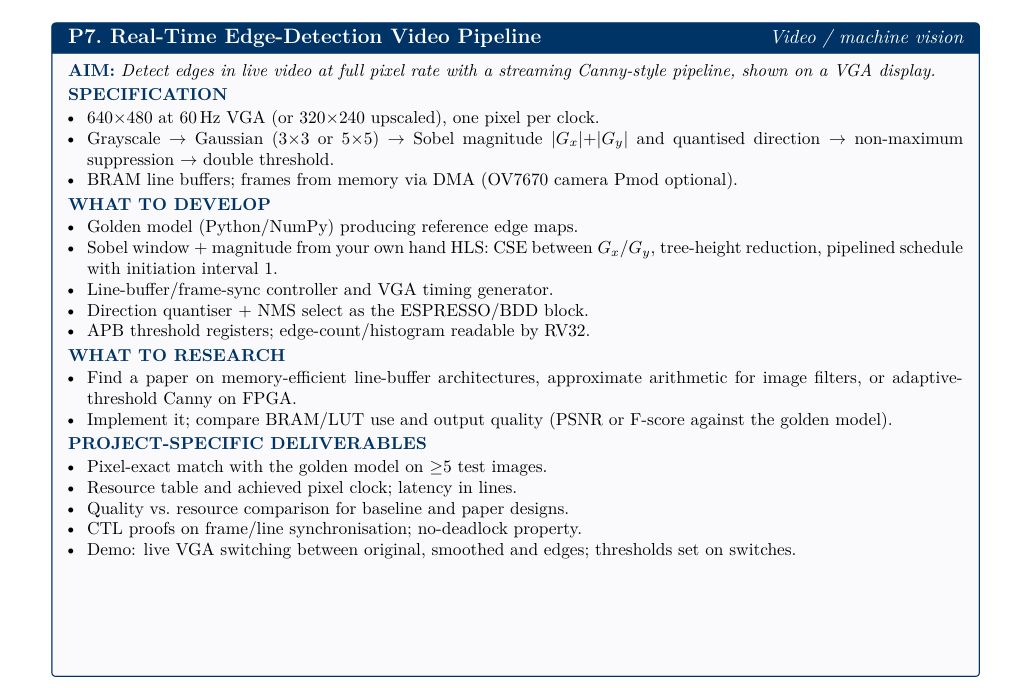
#> input picture problem statement.png, 1015 x 688 px
$ python run_image.py '../problem statement.png'
#> lines starting #> are read from the running program, lines starting #| are printed output that depends on the picture; after the words box and inside, x2 and y2 are one past the last pixel; in counts of white or black regions, pixels touching at a corner belong together
#> in run_image, raw_bgr is the input picture: shape (688, 1015, 3); mean B, G, R 236.7, 232.7, 230.2
### model/golden.py
#!/usr/bin/env python3
"""Appendix-A fixed-point reference model for the P7 edge pipeline.

This file is the arithmetic contract for RTL.  It intentionally uses a
zero-padded *and forced-invalid* border: each spatial stage shrinks the valid
region, rather than applying a replicated-image convolution.
"""
from __future__ import annotations

import argparse
import hashlib
import json
import zlib
from dataclasses import asdict, dataclass
from pathlib import Path
from typing import Iterable

import numpy as np


GAUSS3 = np.array(((1, 2, 1), (2, 4, 2), (1, 2, 1)), dtype=np.int32)
GAUSS5_1D = np.array((1, 4, 6, 4, 1), dtype=np.int32)
GAUSS5 = np.outer(GAUSS5_1D, GAUSS5_1D).astype(np.int32)
KX = np.array(((-1, 0, 1), (-2, 0, 2), (-1, 0, 1)), dtype=np.int32)
KY = np.array(((-1, -2, -1), (0, 0, 0), (1, 2, 1)), dtype=np.int32)


@dataclass(frozen=True)
class Config:
    """Every fixed-point control that has an RTL counterpart."""

    gauss_n: int = 3
    dir_num: int = 13
    dir_den: int = 32
    thr_lo: int = 80
    thr_hi: int = 200
    hyst_k: int = 0
    mag_bits: int = 11
    input_trunc_bits: int = 0

    def check(self) -> None:
        if self.gauss_n not in (3, 5):
            raise ValueError("gauss_n must be 3 or 5")
        if self.dir_num <= 0 or self.dir_den <= 0:
            raise ValueError("direction constant must be positive")
        if not (0 <= self.thr_lo <= self.thr_hi < (1 << self.mag_bits)):
            raise ValueError("thresholds must satisfy 0 <= lo <= hi < 2**mag_bits")
        if self.hyst_k < 0:
            raise ValueError("hyst_k must be non-negative")
        if not (0 <= self.input_trunc_bits <= 7):
            raise ValueError("input_trunc_bits must be in 0..7")

    @property
    def gaussian_radius(self) -> int:
        return self.gauss_n // 2

    @property
    def final_margin(self) -> int:
        """Gaussian radius plus one Sobel and one NMS radius."""
        return self.gaussian_radius + 2


def _u8_gray(image: np.ndarray) -> np.ndarray:
    a = np.asarray(image)
    if a.ndim == 2:
        return np.clip(a, 0, 255).astype(np.uint8, copy=False)
    if a.ndim != 3 or a.shape[-1] < 3:
        raise ValueError("image must be HxW gray or HxWx3 RGB")
    # Plan section 2: no rounding term in the optional RGB converter.
    r, g, b = (a[..., i].astype(np.int32) for i in range(3))
#> r: shape (688, 1015) int32; 256 distinct labels, from 0 to 255
#> g: shape (688, 1015) int32; 256 distinct labels, from 0 to 255
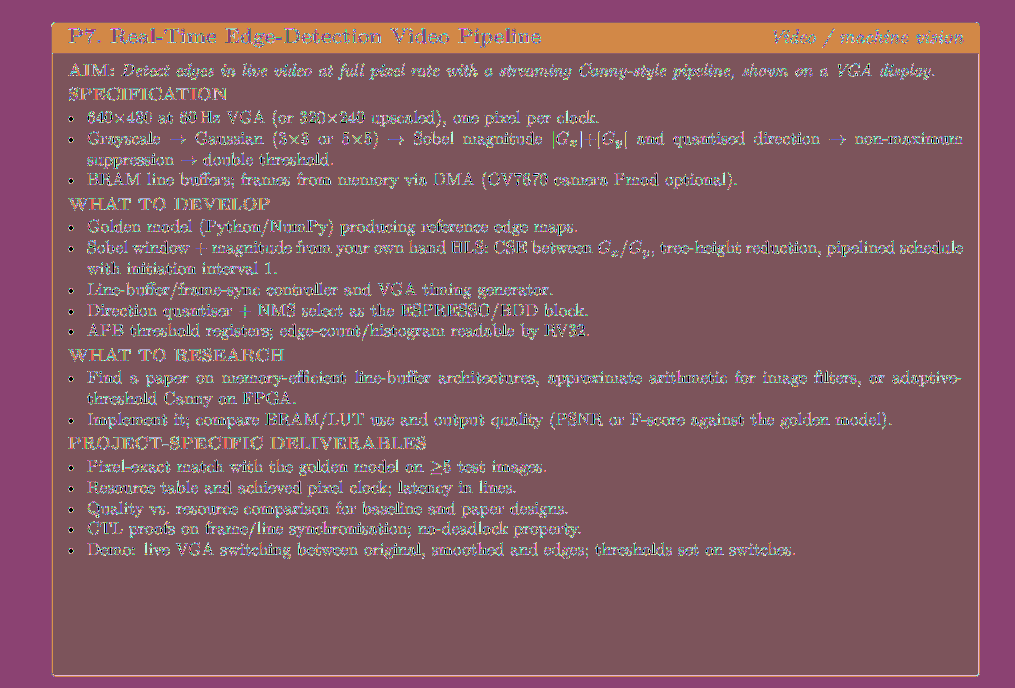
#> b: shape (688, 1015) int32; 256 distinct labels, from 0 to 255; one colour per label, 0 black
    return ((77 * r + 150 * g + 29 * b) >> 8).astype(np.uint8)


def _interior_slices(height: int, width: int, margin: int) -> tuple[slice, slice]:
    if height <= 2 * margin or width <= 2 * margin:
        return slice(0, 0), slice(0, 0)
    return slice(margin, height - margin), slice(margin, width - margin)


def _window_slice(a: np.ndarray, margin: int, dy: int, dx: int) -> np.ndarray:
    h, w = a.shape
    return a[margin + dy:h - margin + dy, margin + dx:w - margin + dx]


def gaussian_frame(gray: np.ndarray, cfg: Config) -> np.ndarray:
    """Appendix-A Gaussian with forced-zero invalid border."""
    cfg.check()
    src = _u8_gray(gray).astype(np.int32)
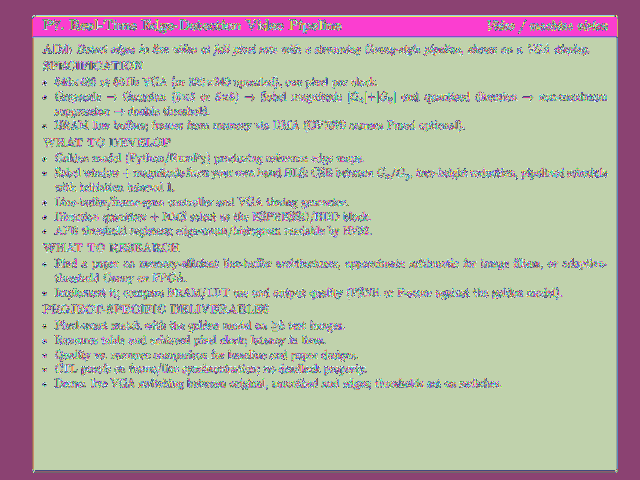
#> src: shape (480, 640) int32; 242 distinct labels, from 0 to 255; one colour per label, 0 black
    if cfg.input_trunc_bits:
        src = (src >> cfg.input_trunc_bits) << cfg.input_trunc_bits
    h, w = src.shape
#> h = 480; w = 640
    radius = cfg.gaussian_radius
    out = np.zeros((h, w), dtype=np.uint8)
    ys, xs = _interior_slices(h, w, radius)
    if ys.stop == 0:
        return out
    kernel = GAUSS3 if cfg.gauss_n == 3 else GAUSS5
    acc = np.zeros((h - 2 * radius, w - 2 * radius), dtype=np.int32)
    for kr in range(cfg.gauss_n):
        for kc in range(cfg.gauss_n):
            weight = int(kernel[kr, kc])
            if weight:
                dy, dx = kr - radius, kc - radius
                acc += weight * _window_slice(src, radius, dy, dx)
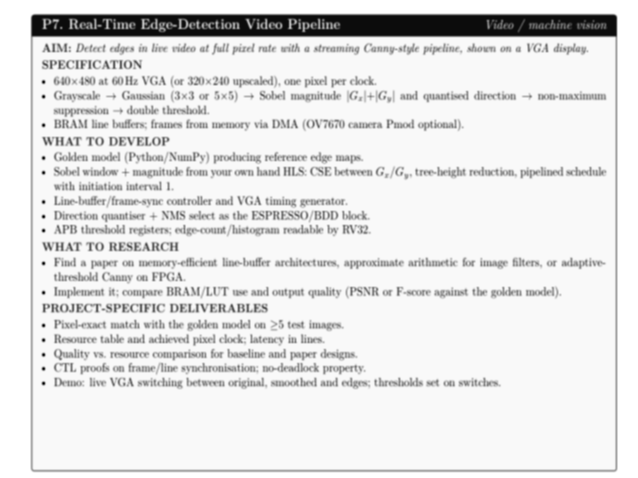
#> acc: shape (478, 638) int32; min 484, max 4080, mean 3712; drawn with min black and max white
    rounding = 8 if cfg.gauss_n == 3 else 128
#> rounding = 8
    shift = 4 if cfg.gauss_n == 3 else 8
    out[ys, xs] = np.clip((acc + rounding) >> shift, 0, 255).astype(np.uint8)
    return out


def quantise_direction(gx: np.ndarray, gy: np.ndarray, cfg: Config) -> np.ndarray:
    """Appendix-A direction encoding: 00, 01, 10, 11."""
    ax = np.abs(gx.astype(np.int32))
    ay = np.abs(gy.astype(np.int32))
    horizontal = cfg.dir_den * ay <= cfg.dir_num * ax
    vertical = cfg.dir_den * ax <= cfg.dir_num * ay
    same_sign = (gx < 0) == (gy < 0)
    return np.where(horizontal, 0, np.where(vertical, 2, np.where(same_sign, 1, 3))).astype(np.uint8)


def sobel_frame(smooth: np.ndarray, input_margin: int, cfg: Config) -> tuple[np.ndarray, np.ndarray, np.ndarray]:
    """Sobel L1 magnitude and direction, valid one pixel inside Gaussian."""
#> called with input_margin = 1
    a = _u8_gray(smooth).astype(np.int32)
    h, w = a.shape
#> h = 480; w = 640
    margin = input_margin + 1
    gx = np.zeros((h, w), dtype=np.int16)
    gy = np.zeros((h, w), dtype=np.int16)
    direction = np.zeros((h, w), dtype=np.uint8)
    ys, xs = _interior_slices(h, w, margin)
    if ys.stop == 0:
        return gx, gy, direction
    local_gx = np.zeros((h - 2 * margin, w - 2 * margin), dtype=np.int32)
    local_gy = np.zeros_like(local_gx)
    for kr in range(3):
        for kc in range(3):
            local_gx += int(KX[kr, kc]) * _window_slice(a, margin, kr - 1, kc - 1)
            local_gy += int(KY[kr, kc]) * _window_slice(a, margin, kr - 1, kc - 1)
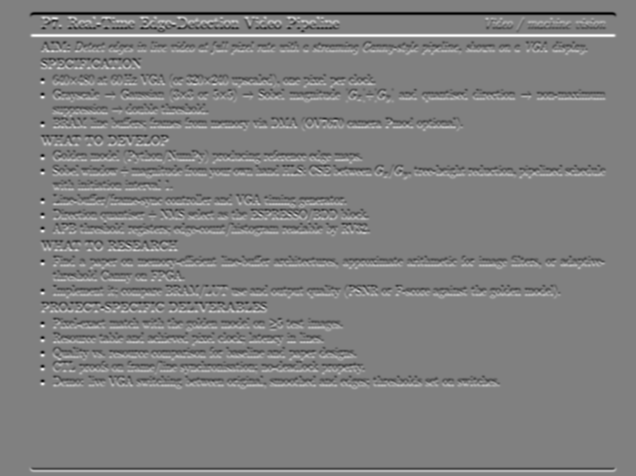
#> local_gy: shape (476, 636) int32; min -640, max 628, mean 0; drawn with min black and max white
    gx[ys, xs] = local_gx.astype(np.int16)
    gy[ys, xs] = local_gy.astype(np.int16)
    direction[ys, xs] = quantise_direction(local_gx, local_gy, cfg)
#> in quantise_direction, `horizontal = cfg.dir_den * ay <= cfg.dir_num * ax`:
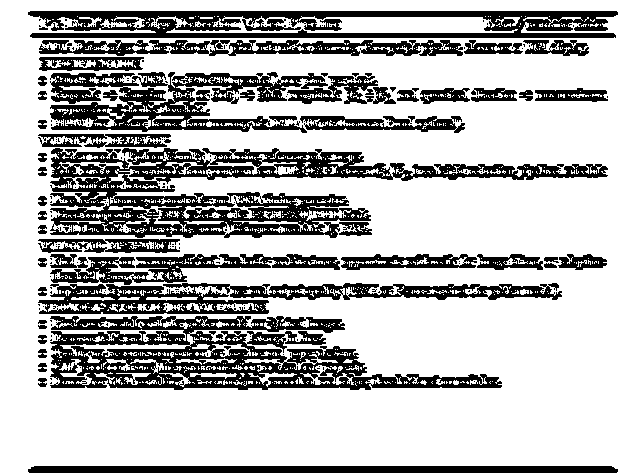
#> horizontal: shape (476, 636) bool; 72% white; 256 black regions (206 under 20 px), largest, box (x1, y1, x2, y2) and area: (50, 148, 608, 238) 18228, (50, 316, 502, 390) 15250, (28, 11, 618, 38) 10113
#> in quantise_direction, `vertical = cfg.dir_den * ax <= cfg.dir_num * ay`: vertical: shape (476, 636) bool; 78.8% white; 700 black regions (590 under 20 px), largest, box (x1, y1, x2, y2) and area: (50, 72, 404, 133) 5250, (50, 148, 405, 192) 4944, (50, 192, 251, 238) 3672
#> in quantise_direction, `same_sign = (gx < 0) == (gy < 0)`: same_sign: shape (476, 636) bool; 81% white; 541 black regions (298 under 20 px), largest, box (x1, y1, x2, y2) and area: (34, 11, 618, 34) 5675, (28, 19, 615, 473) 5021, (167, 148, 345, 178) 1953
    return gx, gy, direction


def magnitude_frame(gx: np.ndarray, gy: np.ndarray, cfg: Config) -> np.ndarray:
    mag = np.abs(gx.astype(np.int32)) + np.abs(gy.astype(np.int32))
    maximum = (1 << cfg.mag_bits) - 1
    return np.minimum(mag, maximum).astype(np.uint16)
#> returned value: shape (480, 640) uint16


def nms_frame(mag: np.ndarray, direction: np.ndarray, input_margin: int) -> np.ndarray:
    """Appendix-A non-maximum suppression with raster-asymmetric ties."""
#> called with input_margin = 2
    m = np.asarray(mag, dtype=np.uint16)
    d = np.asarray(direction, dtype=np.uint8)
    h, w = m.shape
#> h = 480; w = 640
    margin = input_margin + 1
    out = np.zeros((h, w), dtype=np.uint16)
    ys, xs = _interior_slices(h, w, margin)
    if ys.stop == 0:
        return out
    centre = _window_slice(m, margin, 0, 0)
    dirs = _window_slice(d, margin, 0, 0)
    # Earlier/later follow the raster ordering exactly.
    west, east = _window_slice(m, margin, 0, -1), _window_slice(m, margin, 0, 1)
    north, south = _window_slice(m, margin, -1, 0), _window_slice(m, margin, 1, 0)
    nw, se = _window_slice(m, margin, -1, -1), _window_slice(m, margin, 1, 1)
    ne, sw = _window_slice(m, margin, -1, 1), _window_slice(m, margin, 1, -1)
    earlier = np.where(dirs == 0, west, np.where(dirs == 1, nw, np.where(dirs == 2, north, ne)))
    later = np.where(dirs == 0, east, np.where(dirs == 1, se, np.where(dirs == 2, south, sw)))
    keep = (centre > 0) & (centre >= earlier) & (centre > later)
#> keep: shape (474, 634) bool; 10.7% white in thin lines or dots, all inside (x1, y1, x2, y2) = (28, 12, 616, 471)
    out[ys, xs] = np.where(keep, centre, 0).astype(np.uint16)
    return out


def classify_frame(nms: np.ndarray, cfg: Config) -> np.ndarray:
    n = np.asarray(nms, dtype=np.uint16)
    return np.where((n > 0) & (n >= cfg.thr_hi), 2, np.where((n > 0) & (n >= cfg.thr_lo), 1, 0)).astype(np.uint8)
#> returned value: shape (480, 640)


# [10 lines left out: function dilate3x3, not called in this run]


def hysteresis_k(cls: np.ndarray, k: int) -> np.ndarray:
    """K conditional-dilation stages from Appendix A; K=0 is baseline."""
#> called with k = 0
    if k < 0:
        raise ValueError("k must be non-negative")
    strong = np.asarray(cls) == 2
#> strong: shape (480, 640) bool; 9% white in thin lines or dots, all inside (x1, y1, x2, y2) = (31, 15, 619, 474)
    weak = np.asarray(cls) == 1
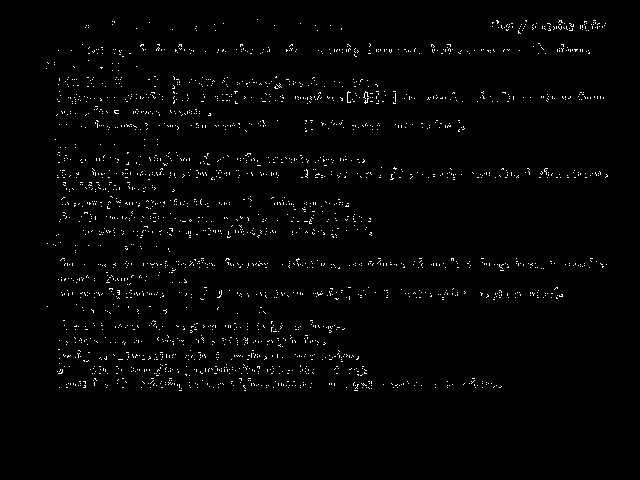
#> weak: shape (480, 640) bool; 1.4% white in thin lines or dots, all inside (x1, y1, x2, y2) = (46, 19, 608, 391)
    for _ in range(k):
        promoted = weak & dilate3x3(strong)
        strong |= promoted
        weak &= ~strong
    return strong.astype(np.uint8)


# [11 lines left out: function full_hysteresis, not called in this run]


def edge_frame(image: np.ndarray, cfg: Config = Config()) -> dict[str, np.ndarray | int]:
    """Execute the complete Appendix-A baseline or K-stage variant."""
    cfg.check()
    gray = _u8_gray(image)
    smooth = gaussian_frame(gray, cfg)
    gx, gy, direction = sobel_frame(smooth, cfg.gaussian_radius, cfg)
    mag = magnitude_frame(gx, gy, cfg)
    nms = nms_frame(mag, direction, cfg.gaussian_radius + 1)
    cls = classify_frame(nms, cfg)
    edge = hysteresis_k(cls, cfg.hyst_k)
    return {
        "gray": gray,
        "smooth": smooth,
        "gx": gx,
        "gy": gy,
        "mag": mag,
        "dir": direction,
        "nms": nms,
        "cls": cls,
        "edge": edge,
        "margin": cfg.final_margin,
    }


def edge_bytes(edge: np.ndarray) -> bytes:
    return np.where(np.asarray(edge, dtype=bool), 0xFF, 0x00).astype(np.uint8).tobytes()


def frame_crc(edge: np.ndarray) -> int:
    """zlib-compatible CRC-32/IEEE of row-major active-area edge bytes."""
    return zlib.crc32(edge_bytes(edge)) & 0xFFFFFFFF


# [75 lines left out: functions histogram64, percentile_threshold, otsu_threshold, psnr, fscore, float_canny_reference, not called in this run]


def resize_gray(image: np.ndarray, width: int = 640, height: int = 480) -> np.ndarray:
    try:
        import cv2
    except ImportError as exc:  # pragma: no cover - environment dependent
        raise RuntimeError("OpenCV is required to create the fixed-size corpus") from exc
    return cv2.resize(_u8_gray(image), (width, height), interpolation=cv2.INTER_AREA)


# [102 lines left out: functions natural_images, synthetic_images, sequences, write_hex, dump_result, selftest and 1 more, not called in this run]


# [2 lines that do not run on import are left out]

### model/run_image.py
#!/usr/bin/env python3
"""Run the Appendix-A software model on one image and save visual evidence.

Examples
--------
python -m model.run_image my_photo.jpg
python -m model.run_image my_photo.png --outdir results/demo --thr-lo 60 --thr-hi 180
python -m model.run_image my_photo.png --no-resize
"""
from __future__ import annotations

import argparse
import json
from pathlib import Path

import cv2
import numpy as np

from model.golden import Config, edge_frame, frame_crc, resize_gray


def _write_png(path: Path, image: np.ndarray) -> None:
    if not cv2.imwrite(str(path), image):
        raise RuntimeError(f"could not write {path}")


def _label(image: np.ndarray, text: str) -> np.ndarray:
    labelled = image.copy()
    cv2.rectangle(labelled, (0, 0), (180, 28), (0, 0, 0), thickness=-1)
    cv2.putText(labelled, text, (8, 20), cv2.FONT_HERSHEY_SIMPLEX, 0.58, (255, 255, 255), 1, cv2.LINE_AA)
    return labelled


def run_image(
    input_path: Path,
    outdir: Path,
    cfg: Config = Config(),
    resize: tuple[int, int] | None = (640, 480),
) -> dict[str, object]:
    """Execute the contract model and write visual and machine-readable results."""
    raw_bgr = cv2.imread(str(input_path), cv2.IMREAD_COLOR)
    if raw_bgr is None:
        raise ValueError(f"cannot read image: {input_path}")
    # golden._u8_gray defines the RGB weighting, while OpenCV returns BGR.
    raw_rgb = cv2.cvtColor(raw_bgr, cv2.COLOR_BGR2RGB)
    image = resize_gray(raw_rgb, *resize) if resize else raw_rgb
    result = edge_frame(image, cfg)
#> result = 10 items
    outdir.mkdir(parents=True, exist_ok=True)

    gray = result["gray"].astype(np.uint8)
    smooth = result["smooth"].astype(np.uint8)
    magnitude = result["mag"].astype(np.uint16)
    nms = result["nms"].astype(np.uint16)
    classes = result["cls"].astype(np.uint8)
    edges = result["edge"].astype(np.uint8)
    max_mag = max(1, (1 << cfg.mag_bits) - 1)
    magnitude_png = cv2.applyColorMap(cv2.convertScaleAbs(magnitude, alpha=255.0 / max_mag), cv2.COLORMAP_TURBO)
    nms_png = cv2.applyColorMap(cv2.convertScaleAbs(nms, alpha=255.0 / max_mag), cv2.COLORMAP_TURBO)
    classes_png = np.zeros((*classes.shape, 3), dtype=np.uint8)
    classes_png[classes == 1] = (0, 191, 255)  # weak: amber in OpenCV BGR
    classes_png[classes == 2] = (255, 255, 255)  # strong: white
    edge_png = (edges * 255).astype(np.uint8)

    _write_png(outdir / "input_gray.png", gray)
    _write_png(outdir / "gaussian.png", smooth)
    _write_png(outdir / "magnitude.png", magnitude_png)
    _write_png(outdir / "nms.png", nms_png)
    _write_png(outdir / "classes.png", classes_png)
    _write_png(outdir / "edges.png", edge_png)
    panel_top = np.hstack((_label(cv2.cvtColor(gray, cv2.COLOR_GRAY2BGR), "Input grayscale"),
                           _label(cv2.cvtColor(smooth, cv2.COLOR_GRAY2BGR), "Gaussian 3x3"),
                           _label(magnitude_png, "Sobel L1 magnitude")))
#> in _label, `cv2.putText(labelled, text, (8, 20), cv2.FONT_HERSHEY_SIMPLEX, 0.58, (..`:
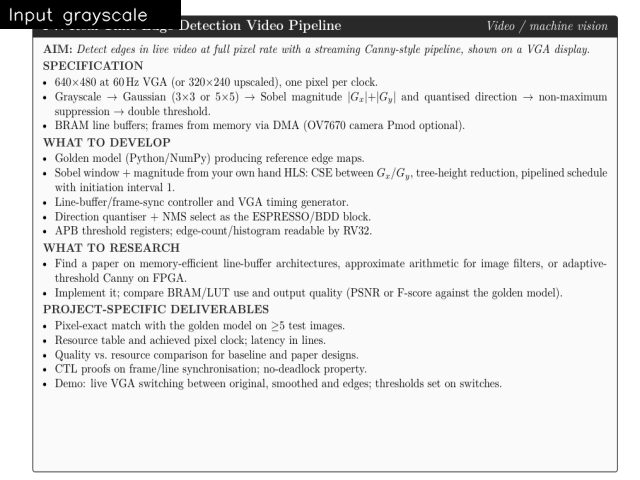
#> labelled: shape (480, 640, 3); min 0, max 255, mean 229.3
    panel_bottom = np.hstack((_label(nms_png, "Non-max suppression"),
                              _label(classes_png, "Threshold classes"),
                              _label(cv2.cvtColor(edge_png, cv2.COLOR_GRAY2BGR), "Final strong edges")))
    _write_png(outdir / "result_panel.png", np.vstack((panel_top, panel_bottom)))

    metadata: dict[str, object] = {
        "input": str(input_path),
        "output_resolution": {"width": int(gray.shape[1]), "height": int(gray.shape[0])},
        "config": {
            "gauss_n": cfg.gauss_n,
            "thr_lo": cfg.thr_lo,
            "thr_hi": cfg.thr_hi,
            "hyst_k": cfg.hyst_k,
            "dir_num": cfg.dir_num,
            "dir_den": cfg.dir_den,
        },
        "final_margin_pixels": int(result["margin"]),
        "nms_survivors": int(np.count_nonzero(nms)),
        "weak_pixels": int(np.count_nonzero(classes == 1)),
        "strong_edges": int(np.count_nonzero(edges)),
        "edge_crc32": f"{frame_crc(edges):08x}",
        "outputs": {
            "panel": "result_panel.png",
            "input": "input_gray.png",
            "gaussian": "gaussian.png",
            "magnitude": "magnitude.png",
            "nms": "nms.png",
            "classes": "classes.png",
            "edges": "edges.png",
        },
    }
    (outdir / "results.json").write_text(json.dumps(metadata, indent=2) + "\n", encoding="utf-8")
    return metadata


def main() -> None:
    parser = argparse.ArgumentParser(description=__doc__)
    parser.add_argument("image", type=Path, help="input image (PNG, JPG, BMP, ...)")
    parser.add_argument("--outdir", type=Path, default=Path("results"), help="directory for PNGs and results.json")
    parser.add_argument("--thr-lo", type=int, default=80)
    parser.add_argument("--thr-hi", type=int, default=200)
    parser.add_argument("--hyst-k", type=int, default=0)
    parser.add_argument("--no-resize", action="store_true", help="retain the source image resolution")
    args = parser.parse_args()
    cfg = Config(thr_lo=args.thr_lo, thr_hi=args.thr_hi, hyst_k=args.hyst_k)
    cfg.check()
    report = run_image(args.image, args.outdir, cfg, None if args.no_resize else (640, 480))
#> report = 9 items
    print(json.dumps(report, indent=2))
#> (printed output is left out)


if __name__ == "__main__":
    main()
